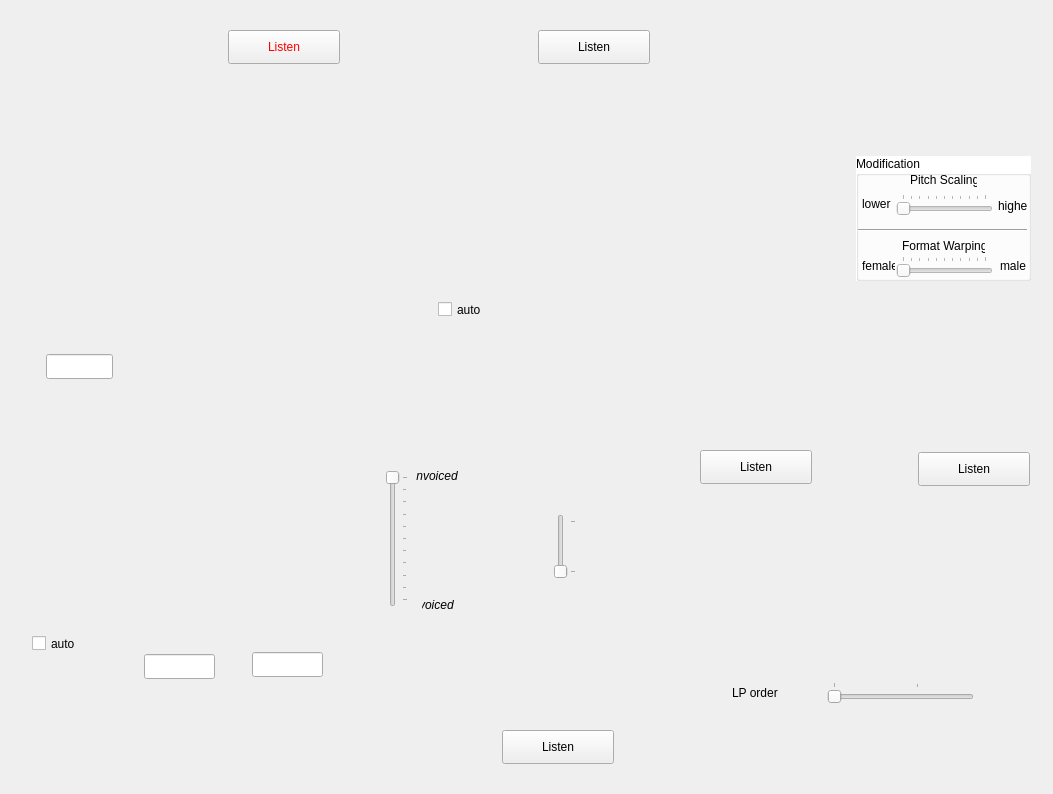
<?xml version="1.0" encoding="UTF-8"?>
<ui version="4.0">
 <class>Form_mainCentral</class>
 <widget class="QWidget" name="Form_mainCentral">
  <property name="geometry">
   <rect>
    <x>0</x>
    <y>0</y>
    <width>1053</width>
    <height>794</height>
   </rect>
  </property>
  <property name="minimumSize">
   <size>
    <width>1053</width>
    <height>794</height>
   </size>
  </property>
  <property name="maximumSize">
   <size>
    <width>1053</width>
    <height>794</height>
   </size>
  </property>
  <property name="windowTitle">
   <string>Form</string>
  </property>
  <widget class="QLabel" name="label">
   <property name="geometry">
    <rect>
     <x>13</x>
     <y>13</y>
     <width>1024</width>
     <height>768</height>
    </rect>
   </property>
   <property name="maximumSize">
    <size>
     <width>1024</width>
     <height>768</height>
    </size>
   </property>
   <property name="text">
    <string/>
   </property>
   <property name="pixmap">
    <pixmap resource="jvxVocoder.qrc">:/images/images/schematic_vocoder.png</pixmap>
   </property>
   <property name="scaledContents">
    <bool>true</bool>
   </property>
  </widget>
  <widget class="QSlider" name="verticalSlider_vuv">
   <property name="geometry">
    <rect>
     <x>386</x>
     <y>470</y>
     <width>22</width>
     <height>137</height>
    </rect>
   </property>
   <property name="maximum">
    <number>100</number>
   </property>
   <property name="orientation">
    <enum>Qt::Vertical</enum>
   </property>
   <property name="invertedAppearance">
    <bool>true</bool>
   </property>
   <property name="invertedControls">
    <bool>false</bool>
   </property>
   <property name="tickPosition">
    <enum>QSlider::TicksBelow</enum>
   </property>
  </widget>
  <widget class="QSlider" name="verticalSlider_in">
   <property name="geometry">
    <rect>
     <x>554</x>
     <y>514</y>
     <width>22</width>
     <height>65</height>
    </rect>
   </property>
   <property name="maximum">
    <number>1</number>
   </property>
   <property name="orientation">
    <enum>Qt::Vertical</enum>
   </property>
   <property name="tickPosition">
    <enum>QSlider::TicksBelow</enum>
   </property>
  </widget>
  <widget class="QPushButton" name="pushButton_out1">
   <property name="geometry">
    <rect>
     <x>228</x>
     <y>30</y>
     <width>112</width>
     <height>34</height>
    </rect>
   </property>
   <property name="palette">
    <palette>
     <active>
      <colorrole role="ButtonText">
       <brush brushstyle="SolidPattern">
        <color alpha="255">
         <red>255</red>
         <green>0</green>
         <blue>0</blue>
        </color>
       </brush>
      </colorrole>
     </active>
     <inactive>
      <colorrole role="ButtonText">
       <brush brushstyle="SolidPattern">
        <color alpha="255">
         <red>255</red>
         <green>0</green>
         <blue>0</blue>
        </color>
       </brush>
      </colorrole>
     </inactive>
     <disabled>
      <colorrole role="ButtonText">
       <brush brushstyle="SolidPattern">
        <color alpha="255">
         <red>120</red>
         <green>120</green>
         <blue>120</blue>
        </color>
       </brush>
      </colorrole>
     </disabled>
    </palette>
   </property>
   <property name="text">
    <string>Listen</string>
   </property>
  </widget>
  <widget class="QPushButton" name="pushButton_out2">
   <property name="geometry">
    <rect>
     <x>538</x>
     <y>30</y>
     <width>112</width>
     <height>34</height>
    </rect>
   </property>
   <property name="text">
    <string>Listen</string>
   </property>
  </widget>
  <widget class="QPushButton" name="pushButton_out3">
   <property name="geometry">
    <rect>
     <x>502</x>
     <y>730</y>
     <width>112</width>
     <height>34</height>
    </rect>
   </property>
   <property name="text">
    <string>Listen</string>
   </property>
  </widget>
  <widget class="QPushButton" name="pushButton_out4">
   <property name="geometry">
    <rect>
     <x>700</x>
     <y>450</y>
     <width>112</width>
     <height>34</height>
    </rect>
   </property>
   <property name="text">
    <string>Listen</string>
   </property>
  </widget>
  <widget class="QPushButton" name="pushButton_out5">
   <property name="geometry">
    <rect>
     <x>918</x>
     <y>452</y>
     <width>112</width>
     <height>34</height>
    </rect>
   </property>
   <property name="text">
    <string>Listen</string>
   </property>
  </widget>
  <widget class="QCheckBox" name="checkBox_autovuv">
   <property name="geometry">
    <rect>
     <x>438</x>
     <y>298</y>
     <width>65</width>
     <height>23</height>
    </rect>
   </property>
   <property name="text">
    <string>auto</string>
   </property>
  </widget>
  <widget class="QCheckBox" name="checkBox_autopitch">
   <property name="geometry">
    <rect>
     <x>32</x>
     <y>632</y>
     <width>65</width>
     <height>23</height>
    </rect>
   </property>
   <property name="text">
    <string>auto</string>
   </property>
  </widget>
  <widget class="QLineEdit" name="lineEdit_pitchmin">
   <property name="geometry">
    <rect>
     <x>144</x>
     <y>654</y>
     <width>71</width>
     <height>25</height>
    </rect>
   </property>
   <property name="readOnly">
    <bool>false</bool>
   </property>
  </widget>
  <widget class="QLineEdit" name="lineEdit_pitchmax">
   <property name="geometry">
    <rect>
     <x>252</x>
     <y>652</y>
     <width>71</width>
     <height>25</height>
    </rect>
   </property>
   <property name="readOnly">
    <bool>false</bool>
   </property>
  </widget>
  <widget class="QLineEdit" name="lineEdit_pitch">
   <property name="geometry">
    <rect>
     <x>46</x>
     <y>354</y>
     <width>67</width>
     <height>25</height>
    </rect>
   </property>
   <property name="readOnly">
    <bool>false</bool>
   </property>
  </widget>
  <widget class="QSlider" name="horizontalSlider_lporder">
   <property name="geometry">
    <rect>
     <x>827</x>
     <y>682</y>
     <width>147</width>
     <height>22</height>
    </rect>
   </property>
   <property name="minimum">
    <number>3</number>
   </property>
   <property name="maximum">
    <number>19</number>
   </property>
   <property name="orientation">
    <enum>Qt::Horizontal</enum>
   </property>
   <property name="tickPosition">
    <enum>QSlider::TicksAbove</enum>
   </property>
  </widget>
  <widget class="QLabel" name="label_2">
   <property name="geometry">
    <rect>
     <x>732</x>
     <y>680</y>
     <width>89</width>
     <height>25</height>
    </rect>
   </property>
   <property name="text">
    <string>LP order</string>
   </property>
  </widget>
  <widget class="QLabel" name="label_5">
   <property name="geometry">
    <rect>
     <x>422</x>
     <y>598</y>
     <width>35</width>
     <height>13</height>
    </rect>
   </property>
   <property name="font">
    <font>
     <italic>true</italic>
    </font>
   </property>
   <property name="text">
    <string>voiced </string>
   </property>
   <property name="alignment">
    <set>Qt::AlignRight|Qt::AlignTrailing|Qt::AlignVCenter</set>
   </property>
  </widget>
  <widget class="QLabel" name="label_6">
   <property name="geometry">
    <rect>
     <x>416</x>
     <y>468</y>
     <width>45</width>
     <height>16</height>
    </rect>
   </property>
   <property name="font">
    <font>
     <italic>true</italic>
    </font>
   </property>
   <property name="text">
    <string>unvoiced </string>
   </property>
   <property name="alignment">
    <set>Qt::AlignRight|Qt::AlignTrailing|Qt::AlignVCenter</set>
   </property>
  </widget>
  <widget class="QGroupBox" name="groupBox">
   <property name="geometry">
    <rect>
     <x>856</x>
     <y>156</y>
     <width>175</width>
     <height>125</height>
    </rect>
   </property>
   <property name="palette">
    <palette>
     <active>
      <colorrole role="Base">
       <brush brushstyle="SolidPattern">
        <color alpha="255">
         <red>255</red>
         <green>255</green>
         <blue>255</blue>
        </color>
       </brush>
      </colorrole>
      <colorrole role="Window">
       <brush brushstyle="SolidPattern">
        <color alpha="255">
         <red>255</red>
         <green>255</green>
         <blue>255</blue>
        </color>
       </brush>
      </colorrole>
     </active>
     <inactive>
      <colorrole role="Base">
       <brush brushstyle="SolidPattern">
        <color alpha="255">
         <red>255</red>
         <green>255</green>
         <blue>255</blue>
        </color>
       </brush>
      </colorrole>
      <colorrole role="Window">
       <brush brushstyle="SolidPattern">
        <color alpha="255">
         <red>255</red>
         <green>255</green>
         <blue>255</blue>
        </color>
       </brush>
      </colorrole>
     </inactive>
     <disabled>
      <colorrole role="Base">
       <brush brushstyle="SolidPattern">
        <color alpha="255">
         <red>255</red>
         <green>255</green>
         <blue>255</blue>
        </color>
       </brush>
      </colorrole>
      <colorrole role="Window">
       <brush brushstyle="SolidPattern">
        <color alpha="255">
         <red>255</red>
         <green>255</green>
         <blue>255</blue>
        </color>
       </brush>
      </colorrole>
     </disabled>
    </palette>
   </property>
   <property name="autoFillBackground">
    <bool>true</bool>
   </property>
   <property name="title">
    <string>Modification</string>
   </property>
   <widget class="QSlider" name="horizontalSlider_pitch_scale">
    <property name="geometry">
     <rect>
      <x>40</x>
      <y>38</y>
      <width>97</width>
      <height>22</height>
     </rect>
    </property>
    <property name="maximum">
     <number>100</number>
    </property>
    <property name="orientation">
     <enum>Qt::Horizontal</enum>
    </property>
    <property name="tickPosition">
     <enum>QSlider::TicksAbove</enum>
    </property>
   </widget>
   <widget class="QLabel" name="label_7">
    <property name="geometry">
     <rect>
      <x>54</x>
      <y>16</y>
      <width>67</width>
      <height>16</height>
     </rect>
    </property>
    <property name="text">
     <string>Pitch Scaling</string>
    </property>
   </widget>
   <widget class="QLabel" name="label_8">
    <property name="geometry">
     <rect>
      <x>142</x>
      <y>42</y>
      <width>29</width>
      <height>16</height>
     </rect>
    </property>
    <property name="text">
     <string>higher</string>
    </property>
   </widget>
   <widget class="QLabel" name="label_9">
    <property name="geometry">
     <rect>
      <x>6</x>
      <y>40</y>
      <width>29</width>
      <height>16</height>
     </rect>
    </property>
    <property name="text">
     <string>lower</string>
    </property>
   </widget>
   <widget class="Line" name="line">
    <property name="geometry">
     <rect>
      <x>2</x>
      <y>66</y>
      <width>169</width>
      <height>16</height>
     </rect>
    </property>
    <property name="orientation">
     <enum>Qt::Horizontal</enum>
    </property>
   </widget>
   <widget class="QLabel" name="label_10">
    <property name="geometry">
     <rect>
      <x>46</x>
      <y>82</y>
      <width>83</width>
      <height>16</height>
     </rect>
    </property>
    <property name="text">
     <string>Format Warping</string>
    </property>
   </widget>
   <widget class="QSlider" name="horizontalSlider_formant_warp">
    <property name="geometry">
     <rect>
      <x>40</x>
      <y>100</y>
      <width>97</width>
      <height>22</height>
     </rect>
    </property>
    <property name="maximum">
     <number>100</number>
    </property>
    <property name="orientation">
     <enum>Qt::Horizontal</enum>
    </property>
    <property name="tickPosition">
     <enum>QSlider::TicksAbove</enum>
    </property>
   </widget>
   <widget class="QLabel" name="label_11">
    <property name="geometry">
     <rect>
      <x>144</x>
      <y>102</y>
      <width>29</width>
      <height>16</height>
     </rect>
    </property>
    <property name="text">
     <string>male</string>
    </property>
   </widget>
   <widget class="QLabel" name="label_12">
    <property name="geometry">
     <rect>
      <x>6</x>
      <y>102</y>
      <width>33</width>
      <height>16</height>
     </rect>
    </property>
    <property name="text">
     <string>female</string>
    </property>
   </widget>
  </widget>
 </widget>
 <resources>
  <include location="jvxVocoder.qrc"/>
 </resources>
 <connections>
  <connection>
   <sender>pushButton_out1</sender>
   <signal>clicked()</signal>
   <receiver>Form_mainCentral</receiver>
   <slot>button_out1()</slot>
   <hints>
    <hint type="sourcelabel">
     <x>272</x>
     <y>45</y>
    </hint>
    <hint type="destinationlabel">
     <x>284</x>
     <y>-14</y>
    </hint>
   </hints>
  </connection>
  <connection>
   <sender>pushButton_out2</sender>
   <signal>clicked()</signal>
   <receiver>Form_mainCentral</receiver>
   <slot>button_out2()</slot>
   <hints>
    <hint type="sourcelabel">
     <x>600</x>
     <y>33</y>
    </hint>
    <hint type="destinationlabel">
     <x>640</x>
     <y>-19</y>
    </hint>
   </hints>
  </connection>
  <connection>
   <sender>pushButton_out3</sender>
   <signal>clicked()</signal>
   <receiver>Form_mainCentral</receiver>
   <slot>button_out3()</slot>
   <hints>
    <hint type="sourcelabel">
     <x>566</x>
     <y>743</y>
    </hint>
    <hint type="destinationlabel">
     <x>1054</x>
     <y>723</y>
    </hint>
   </hints>
  </connection>
  <connection>
   <sender>pushButton_out4</sender>
   <signal>clicked()</signal>
   <receiver>Form_mainCentral</receiver>
   <slot>button_out4()</slot>
   <hints>
    <hint type="sourcelabel">
     <x>737</x>
     <y>471</y>
    </hint>
    <hint type="destinationlabel">
     <x>1058</x>
     <y>376</y>
    </hint>
   </hints>
  </connection>
  <connection>
   <sender>pushButton_out5</sender>
   <signal>clicked()</signal>
   <receiver>Form_mainCentral</receiver>
   <slot>button_out5()</slot>
   <hints>
    <hint type="sourcelabel">
     <x>949</x>
     <y>461</y>
    </hint>
    <hint type="destinationlabel">
     <x>1054</x>
     <y>188</y>
    </hint>
   </hints>
  </connection>
  <connection>
   <sender>checkBox_autopitch</sender>
   <signal>clicked(bool)</signal>
   <receiver>Form_mainCentral</receiver>
   <slot>toggle_pitch(bool)</slot>
   <hints>
    <hint type="sourcelabel">
     <x>68</x>
     <y>646</y>
    </hint>
    <hint type="destinationlabel">
     <x>-2</x>
     <y>605</y>
    </hint>
   </hints>
  </connection>
  <connection>
   <sender>checkBox_autovuv</sender>
   <signal>clicked(bool)</signal>
   <receiver>Form_mainCentral</receiver>
   <slot>toggle_autovuv(bool)</slot>
   <hints>
    <hint type="sourcelabel">
     <x>452</x>
     <y>312</y>
    </hint>
    <hint type="destinationlabel">
     <x>447</x>
     <y>-5</y>
    </hint>
   </hints>
  </connection>
  <connection>
   <sender>verticalSlider_in</sender>
   <signal>sliderMoved(int)</signal>
   <receiver>Form_mainCentral</receiver>
   <slot>select_in(int)</slot>
   <hints>
    <hint type="sourcelabel">
     <x>564</x>
     <y>538</y>
    </hint>
    <hint type="destinationlabel">
     <x>1056</x>
     <y>275</y>
    </hint>
   </hints>
  </connection>
  <connection>
   <sender>verticalSlider_vuv</sender>
   <signal>sliderMoved(int)</signal>
   <receiver>Form_mainCentral</receiver>
   <slot>changed_mix(int)</slot>
   <hints>
    <hint type="sourcelabel">
     <x>397</x>
     <y>586</y>
    </hint>
    <hint type="destinationlabel">
     <x>506</x>
     <y>-4</y>
    </hint>
   </hints>
  </connection>
  <connection>
   <sender>horizontalSlider_pitch_scale</sender>
   <signal>sliderMoved(int)</signal>
   <receiver>Form_mainCentral</receiver>
   <slot>changed_pitch_scale(int)</slot>
   <hints>
    <hint type="sourcelabel">
     <x>942</x>
     <y>201</y>
    </hint>
    <hint type="destinationlabel">
     <x>10</x>
     <y>432</y>
    </hint>
   </hints>
  </connection>
  <connection>
   <sender>lineEdit_pitchmax</sender>
   <signal>editingFinished()</signal>
   <receiver>Form_mainCentral</receiver>
   <slot>newValue_pitch_max()</slot>
   <hints>
    <hint type="sourcelabel">
     <x>273</x>
     <y>663</y>
    </hint>
    <hint type="destinationlabel">
     <x>-4</x>
     <y>676</y>
    </hint>
   </hints>
  </connection>
  <connection>
   <sender>lineEdit_pitchmin</sender>
   <signal>editingFinished()</signal>
   <receiver>Form_mainCentral</receiver>
   <slot>newValue_pitch_min()</slot>
   <hints>
    <hint type="sourcelabel">
     <x>177</x>
     <y>661</y>
    </hint>
    <hint type="destinationlabel">
     <x>-3</x>
     <y>715</y>
    </hint>
   </hints>
  </connection>
  <connection>
   <sender>horizontalSlider_lporder</sender>
   <signal>sliderReleased()</signal>
   <receiver>Form_mainCentral</receiver>
   <slot>newValue_lpc_order()</slot>
   <hints>
    <hint type="sourcelabel">
     <x>863</x>
     <y>691</y>
    </hint>
    <hint type="destinationlabel">
     <x>1057</x>
     <y>655</y>
    </hint>
   </hints>
  </connection>
  <connection>
   <sender>horizontalSlider_formant_warp</sender>
   <signal>sliderMoved(int)</signal>
   <receiver>Form_mainCentral</receiver>
   <slot>newValue_form_warp(int)</slot>
   <hints>
    <hint type="sourcelabel">
     <x>922</x>
     <y>257</y>
    </hint>
    <hint type="destinationlabel">
     <x>955</x>
     <y>2</y>
    </hint>
   </hints>
  </connection>
  <connection>
   <sender>lineEdit_pitch</sender>
   <signal>editingFinished()</signal>
   <receiver>Form_mainCentral</receiver>
   <slot>newValue_pitch()</slot>
   <hints>
    <hint type="sourcelabel">
     <x>63</x>
     <y>365</y>
    </hint>
    <hint type="destinationlabel">
     <x>-4</x>
     <y>299</y>
    </hint>
   </hints>
  </connection>
 </connections>
 <slots>
  <slot>button_out1()</slot>
  <slot>button_out2()</slot>
  <slot>button_out3()</slot>
  <slot>button_out4()</slot>
  <slot>button_out5()</slot>
  <slot>select_in(int)</slot>
  <slot>changed_mix(int)</slot>
  <slot>toggle_autovuv(bool)</slot>
  <slot>toggle_pitch(bool)</slot>
  <slot>select_vuv_hardsoft(int)</slot>
  <slot>changed_pitch_scale(int)</slot>
  <slot>newValue_pitch_max()</slot>
  <slot>newValue_pitch_min()</slot>
  <slot>newValue_lpc_order()</slot>
  <slot>newValue_form_warp(int)</slot>
  <slot>newValue_pitch()</slot>
 </slots>
</ui>
